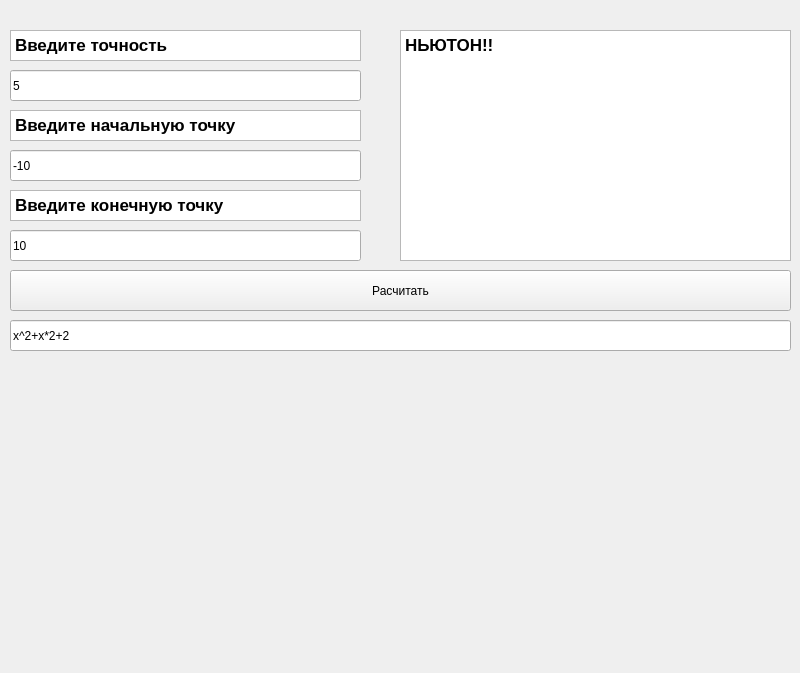
<?xml version="1.0" encoding="UTF-8"?>
<ui version="4.0">
 <class>SecondWindow</class>
 <widget class="QMainWindow" name="SecondWindow">
  <property name="geometry">
   <rect>
    <x>0</x>
    <y>0</y>
    <width>800</width>
    <height>673</height>
   </rect>
  </property>
  <property name="windowTitle">
   <string>MainWindow</string>
  </property>
  <widget class="QWidget" name="centralwidget">
   <widget class="QLineEdit" name="lineEdit_3">
    <property name="geometry">
     <rect>
      <x>10</x>
      <y>230</y>
      <width>351</width>
      <height>31</height>
     </rect>
    </property>
    <property name="text">
     <string>10</string>
    </property>
   </widget>
   <widget class="QTextBrowser" name="textBrowser_4">
    <property name="geometry">
     <rect>
      <x>400</x>
      <y>30</y>
      <width>391</width>
      <height>231</height>
     </rect>
    </property>
    <property name="lineWidth">
     <number>0</number>
    </property>
    <property name="html">
     <string>&lt;!DOCTYPE HTML PUBLIC &quot;-//W3C//DTD HTML 4.0//EN&quot; &quot;http://www.w3.org/TR/REC-html40/strict.dtd&quot;&gt;
&lt;html&gt;&lt;head&gt;&lt;meta name=&quot;qrichtext&quot; content=&quot;1&quot; /&gt;&lt;meta charset=&quot;utf-8&quot; /&gt;&lt;style type=&quot;text/css&quot;&gt;
p, li { white-space: pre-wrap; }
hr { height: 1px; border-width: 0; }
li.unchecked::marker { content: &quot;\2610&quot;; }
li.checked::marker { content: &quot;\2612&quot;; }
&lt;/style&gt;&lt;/head&gt;&lt;body style=&quot; font-family:'.AppleSystemUIFont'; font-size:13pt; font-weight:400; font-style:normal;&quot;&gt;
&lt;p style=&quot; margin-top:0px; margin-bottom:0px; margin-left:0px; margin-right:0px; -qt-block-indent:0; text-indent:0px;&quot;&gt;&lt;span style=&quot; font-weight:700;&quot;&gt;НЬЮТОН!!&lt;/span&gt;&lt;/p&gt;&lt;/body&gt;&lt;/html&gt;</string>
    </property>
   </widget>
   <widget class="QTextBrowser" name="textBrowser_2">
    <property name="geometry">
     <rect>
      <x>10</x>
      <y>110</y>
      <width>351</width>
      <height>31</height>
     </rect>
    </property>
    <property name="lineWidth">
     <number>0</number>
    </property>
    <property name="html">
     <string>&lt;!DOCTYPE HTML PUBLIC &quot;-//W3C//DTD HTML 4.0//EN&quot; &quot;http://www.w3.org/TR/REC-html40/strict.dtd&quot;&gt;
&lt;html&gt;&lt;head&gt;&lt;meta name=&quot;qrichtext&quot; content=&quot;1&quot; /&gt;&lt;meta charset=&quot;utf-8&quot; /&gt;&lt;style type=&quot;text/css&quot;&gt;
p, li { white-space: pre-wrap; }
hr { height: 1px; border-width: 0; }
li.unchecked::marker { content: &quot;\2610&quot;; }
li.checked::marker { content: &quot;\2612&quot;; }
&lt;/style&gt;&lt;/head&gt;&lt;body style=&quot; font-family:'.AppleSystemUIFont'; font-size:13pt; font-weight:400; font-style:normal;&quot;&gt;
&lt;p style=&quot; margin-top:0px; margin-bottom:0px; margin-left:0px; margin-right:0px; -qt-block-indent:0; text-indent:0px;&quot;&gt;&lt;span style=&quot; font-weight:700;&quot;&gt;Введите начальную точку&lt;/span&gt;&lt;/p&gt;&lt;/body&gt;&lt;/html&gt;</string>
    </property>
   </widget>
   <widget class="QLineEdit" name="lineEdit">
    <property name="geometry">
     <rect>
      <x>10</x>
      <y>70</y>
      <width>351</width>
      <height>31</height>
     </rect>
    </property>
    <property name="text">
     <string>5</string>
    </property>
   </widget>
   <widget class="QTextBrowser" name="textBrowser">
    <property name="geometry">
     <rect>
      <x>10</x>
      <y>30</y>
      <width>351</width>
      <height>31</height>
     </rect>
    </property>
    <property name="lineWidth">
     <number>0</number>
    </property>
    <property name="html">
     <string>&lt;!DOCTYPE HTML PUBLIC &quot;-//W3C//DTD HTML 4.0//EN&quot; &quot;http://www.w3.org/TR/REC-html40/strict.dtd&quot;&gt;
&lt;html&gt;&lt;head&gt;&lt;meta name=&quot;qrichtext&quot; content=&quot;1&quot; /&gt;&lt;meta charset=&quot;utf-8&quot; /&gt;&lt;style type=&quot;text/css&quot;&gt;
p, li { white-space: pre-wrap; }
hr { height: 1px; border-width: 0; }
li.unchecked::marker { content: &quot;\2610&quot;; }
li.checked::marker { content: &quot;\2612&quot;; }
&lt;/style&gt;&lt;/head&gt;&lt;body style=&quot; font-family:'.AppleSystemUIFont'; font-size:13pt; font-weight:400; font-style:normal;&quot;&gt;
&lt;p style=&quot; margin-top:0px; margin-bottom:0px; margin-left:0px; margin-right:0px; -qt-block-indent:0; text-indent:0px;&quot;&gt;&lt;span style=&quot; font-weight:700;&quot;&gt;Введите точность&lt;/span&gt;&lt;/p&gt;&lt;/body&gt;&lt;/html&gt;</string>
    </property>
   </widget>
   <widget class="QCustomPlot" name="plotContainer" native="true">
    <property name="geometry">
     <rect>
      <x>10</x>
      <y>360</y>
      <width>781</width>
      <height>341</height>
     </rect>
    </property>
   </widget>
   <widget class="Navbar" name="widget" native="true">
    <property name="geometry">
     <rect>
      <x>0</x>
      <y>0</y>
      <width>801</width>
      <height>31</height>
     </rect>
    </property>
   </widget>
   <widget class="QTextBrowser" name="textBrowser_3">
    <property name="geometry">
     <rect>
      <x>10</x>
      <y>190</y>
      <width>351</width>
      <height>31</height>
     </rect>
    </property>
    <property name="lineWidth">
     <number>0</number>
    </property>
    <property name="html">
     <string>&lt;!DOCTYPE HTML PUBLIC &quot;-//W3C//DTD HTML 4.0//EN&quot; &quot;http://www.w3.org/TR/REC-html40/strict.dtd&quot;&gt;
&lt;html&gt;&lt;head&gt;&lt;meta name=&quot;qrichtext&quot; content=&quot;1&quot; /&gt;&lt;meta charset=&quot;utf-8&quot; /&gt;&lt;style type=&quot;text/css&quot;&gt;
p, li { white-space: pre-wrap; }
hr { height: 1px; border-width: 0; }
li.unchecked::marker { content: &quot;\2610&quot;; }
li.checked::marker { content: &quot;\2612&quot;; }
&lt;/style&gt;&lt;/head&gt;&lt;body style=&quot; font-family:'.AppleSystemUIFont'; font-size:13pt; font-weight:400; font-style:normal;&quot;&gt;
&lt;p style=&quot; margin-top:0px; margin-bottom:0px; margin-left:0px; margin-right:0px; -qt-block-indent:0; text-indent:0px;&quot;&gt;&lt;span style=&quot; font-weight:700;&quot;&gt;Введите конечную точку&lt;/span&gt;&lt;/p&gt;&lt;/body&gt;&lt;/html&gt;</string>
    </property>
   </widget>
   <widget class="QPushButton" name="pushButton">
    <property name="geometry">
     <rect>
      <x>10</x>
      <y>270</y>
      <width>781</width>
      <height>41</height>
     </rect>
    </property>
    <property name="text">
     <string>Расчитать</string>
    </property>
   </widget>
   <widget class="QLineEdit" name="lineEdit_4">
    <property name="geometry">
     <rect>
      <x>10</x>
      <y>320</y>
      <width>781</width>
      <height>31</height>
     </rect>
    </property>
    <property name="text">
     <string>x^2+x*2+2</string>
    </property>
   </widget>
   <widget class="QLineEdit" name="lineEdit_2">
    <property name="geometry">
     <rect>
      <x>10</x>
      <y>150</y>
      <width>351</width>
      <height>31</height>
     </rect>
    </property>
    <property name="text">
     <string>-10</string>
    </property>
   </widget>
  </widget>
 </widget>
 <customwidgets>
  <customwidget>
   <class>QCustomPlot</class>
   <extends>QWidget</extends>
   <header>qcustomplot.h</header>
   <container>1</container>
  </customwidget>
  <customwidget>
   <class>Navbar</class>
   <extends>QWidget</extends>
   <header location="global">navbar.h</header>
   <container>1</container>
  </customwidget>
 </customwidgets>
 <resources/>
 <connections/>
</ui>
